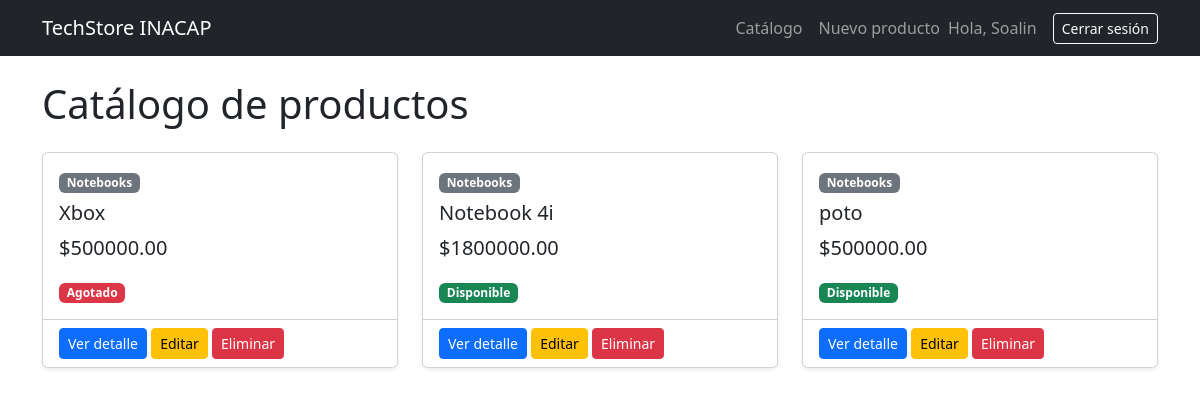
The app's page / (signed in) with its own data.
### catalogo/models.py (models this page shows, shortened)
class Producto(models.Model):
    CATEGORIAS = [
        ('consolas', 'Consolas'),
        ('notebooks', 'Notebooks'),
        ('componentes', 'Componentes'),
        ('perifericos', 'Periféricos'),
    ]
    nombre = models.CharField(max_length=100)
    categoria = models.CharField(max_length=20, choices= CATEGORIAS)
    precio = models.DecimalField(max_digits=10, decimal_places=2)
    stock = models.IntegerField(default=0)
    descripcion = models.TextField()
    disponible = models.BooleanField(default=True)

### catalogo/views.py (the view)
# urls.py: path('', views.catalogo, name='catalogo'),
def catalogo(request):
    productos = Producto.objects.all()
    return render(request, 'catalogo/lista.html', {'productos': productos})

### catalogo/templates/catalogo/lista.html
{% extends 'base.html' %}
{% block content %}
<h1 class="mb-4">Catálogo de productos</h1>
<div class="row">
  {% for p in productos %}
  <div class="col-md-4 mb-4">
    <div class="card h-100 shadow-sm">
      <div class="card-body">
        <span class="badge bg-secondary">{{ p.get_categoria_display }}</span>
        <h5 class="card-title mt-2">{{ p.nombre }}</h5>
        <p class="card-text fs-5">${{ p.precio }}</p>
        {% if p.disponible %}
          <span class="badge bg-success">Disponible</span>
        {% else %}
          <span class="badge bg-danger">Agotado</span>
        {% endif %}
      </div>
      <div class="card-footer bg-white">
        <a href="{% url 'detalle_producto' p.pk %}" class="btn btn-primary btn-sm">Ver detalle</a>
        {% if user.is_authenticated %}
          <a href="{% url 'editar_producto' p.pk %}" class="btn btn-warning btn-sm">Editar</a>
          <a href="{% url 'eliminar_producto' p.pk %}" class="btn btn-danger btn-sm">Eliminar</a>
        {% endif %}
      </div>
    </div>
  </div>
  {% empty %}
  <p>No hay productos registrados.</p>
  {% endfor %}
</div>
{% endblock %}

### catalogo/templates/base.html (shortened to what this page needs)
<!DOCTYPE html>
<html lang="es">
<head>
  <link href="https://cdn.jsdelivr.net/npm/bootstrap@5.3.3/dist/css/bootstrap.min.css" rel="stylesheet">
</head>
<body>
  <nav class="navbar navbar-expand-lg navbar-dark bg-dark mb-4">
    <div class="container">
      <a class="navbar-brand" href="{% url 'catalogo' %}">TechStore INACAP</a>
      <ul class="navbar-nav ms-auto align-items-center">
        <li class="nav-item"><a class="nav-link" href="{% url 'catalogo' %}">Catálogo</a></li>
        {% if user.is_authenticated %}
          <li class="nav-item"><a class="nav-link" href="{% url 'crear_producto' %}">Nuevo producto</a></li>
          <li class="nav-item"><span class="navbar-text me-3">Hola, {{ user.username }}</span></li>
          <li class="nav-item">
            <form method="post" action="{% url 'logout' %}">
              <button type="submit" class="btn btn-outline-light btn-sm">Cerrar sesión</button>
            </form>
          </li>
        {% else %}
          <li class="nav-item"><a class="nav-link" href="{% url 'login' %}">Iniciar sesión</a></li>
        {% endif %}
      </ul>
    </div>
  </nav>
  <div class="container">
    {% block content %}{% endblock %}
  </div>
</body>
</html>

### records on screen
Producto: categoria "Notebooks", nombre "Xbox", precio "500000.00", disponible "Agotado"
Producto: categoria "Notebooks", nombre "Notebook 4i", precio "1800000.00", disponible "Disponible"
Producto: categoria "Notebooks", nombre "poto", precio "500000.00", disponible "Disponible"

### other values on screen
{{ user.username }} "Soalin"
